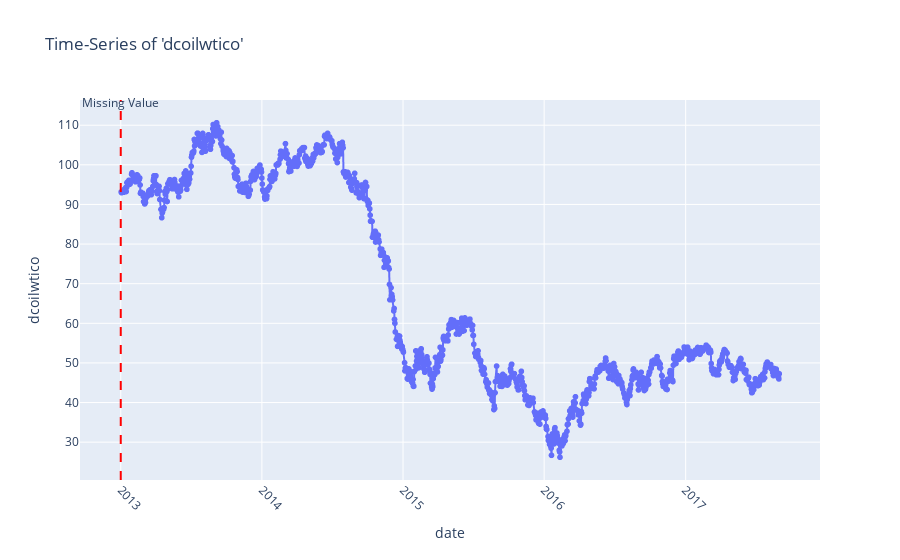

This figure's notebook cell:
### Markdown cell above
If your time-series data exhibits both ups and downs, using interpolation methods, particularly linear interpolation, can be a more appropriate approach. Linear interpolation takes into account the changing trends and fluctuations in the data and can provide a more accurate imputation.

### Code cell
# Interpolate missing values using linear interpolation
oil_data['dcoilwtico'] = oil_data['dcoilwtico'].interpolate()

# Create a time-series line chart with missing value markers
line_chart_fig = px.line(oil_data, x='date', y='dcoilwtico', title="Time-Series of 'dcoilwtico'",
                         markers=True, # Add markers at data points
                         line_shape='linear', # Linear line shape
                         )

# Add vertical lines to indicate missing values
missing_dates = oil_data[oil_data['dcoilwtico'].isnull()]['date']
for date in missing_dates:
    line_chart_fig.add_shape(type="line",
                             x0=date, x1=date,
                             y0=0, y1=1,
                             xref="x", yref="paper",
                             line=dict(color="red", dash="dash")
                             )
    line_chart_fig.add_annotation(text="Missing Value", x=date, y=1.02, xref="x", yref="paper", showarrow=False)

line_chart_fig.update_xaxes(tickangle=45)
line_chart_fig.show()

### Figure 1 — Plotly figure (JSON) as saved in the notebook; plotly's stock layout.template omitted (floating-point values rounded to 4 significant figures; data arrays with more than 128 entries replaced by an {"elided": "..."} marker saying what was removed)
{"data": [{"hovertemplate": "date=%{x}<br>dcoilwtico=%{y}<extra></extra>", "legendgroup": "", "line": {"color": "#636efa", "dash": "solid", "shape": "linear"}, "marker": {"symbol": "circle"}, "mode": "lines+markers", "name": "", "showlegend": false, "type": "scattergl", "x": {"elided": "1218 str values"}, "xaxis": "x", "y": {"elided": "1218 float values"}, "yaxis": "y"}], "layout": {"annotations": [{"showarrow": false, "text": "Missing Value", "x": "2013-01-01T00:00:00", "xref": "x", "y": 1.02, "yref": "paper"}], "legend": {"tracegroupgap": 0}, "shapes": [{"line": {"color": "red", "dash": "dash"}, "type": "line", "x0": "2013-01-01T00:00:00", "x1": "2013-01-01T00:00:00", "xref": "x", "y0": 0, "y1": 1, "yref": "paper"}], "title": {"text": "Time-Series of 'dcoilwtico'"}, "xaxis": {"anchor": "y", "domain": [0, 1], "tickangle": 45, "title": {"text": "date"}}, "yaxis": {"anchor": "x", "domain": [0, 1], "title": {"text": "dcoilwtico"}}}}
